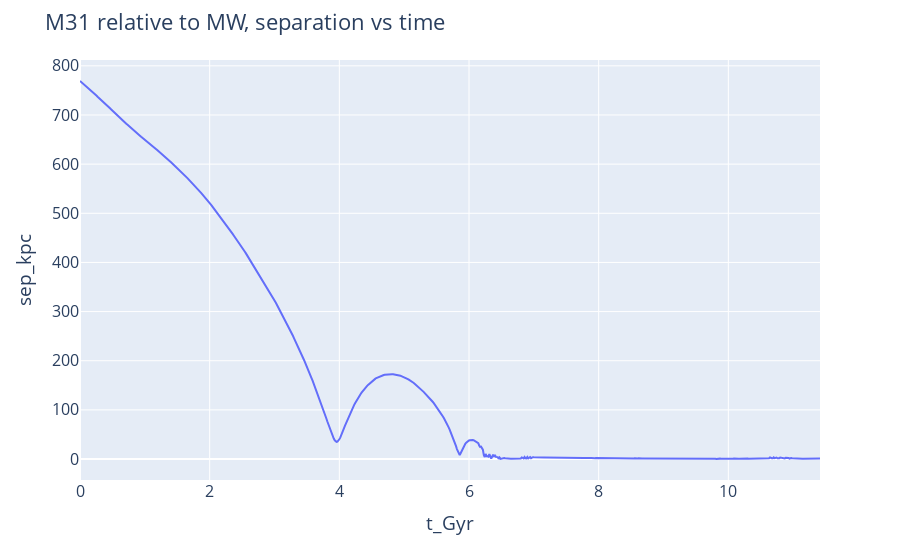

Notebook cell for this chart:
### Markdown cell above
Most of the work is in data prep. Plotting is then pretty simple.

### Code cell
d = px.line(MW_M31, x='t_Gyr', y='sep_kpc')
d.update_layout(
    title="M31 relative to MW, separation vs time",
    font=dict(size=16)
)
d.show()

### Figure 1 — Plotly figure (JSON) as saved in the notebook; plotly's stock layout.template omitted (floating-point values rounded to 4 significant figures; data arrays with more than 128 entries replaced by an {"elided": "..."} marker saying what was removed)
{"data": [{"hoverlabel": {"namelength": 0}, "hovertemplate": "t_Gyr=%{x}<br>sep_kpc=%{y}", "legendgroup": "", "line": {"color": "#636efa", "dash": "solid"}, "mode": "lines", "name": "", "showlegend": false, "type": "scatter", "x": {"elided": "800 float values"}, "xaxis": "x", "y": {"elided": "800 float values"}, "yaxis": "y"}], "layout": {"font": {"size": 16}, "legend": {"tracegroupgap": 0}, "margin": {"t": 60}, "title": {"text": "M31 relative to MW, separation vs time"}, "xaxis": {"anchor": "y", "domain": [0, 1], "title": {"text": "t_Gyr"}}, "yaxis": {"anchor": "x", "domain": [0, 1], "title": {"text": "sep_kpc"}}}}
